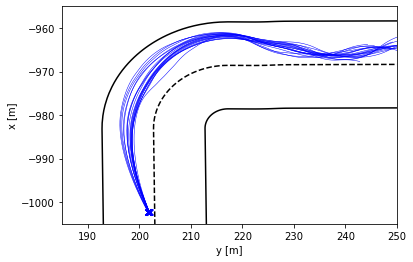

Source code (Python):
import os
import numpy as np
import matplotlib.pyplot as plt


# Plot trajectories
log_dir = 'data_trained/'
files   = os.listdir(log_dir)
files.sort()

for f in files:

    data = np.load(log_dir+f)    

    x = data['position'][1,:] # * 3 - 25
    y = data['position'][0,:] # + 1080
    plt.plot(x, y, color='blue', lw=0.5, zorder=10)
    plt.scatter(x[0], y[0], color='blue', marker='x')

# Road
road_info = np.load('spawn_points.npz')
c_line    = road_info['center']
x =  c_line[:,1]
y =  c_line[:,0]
plt.plot(x, y, 'k--', zorder=-1)

boundary  = road_info['left']
x =  boundary[:,1]
y =  boundary[:,0]
plt.plot(x, y, 'k-')

boundary  = road_info['right']
x =  boundary[:,1]
y =  boundary[:,0]
plt.plot(x, y, 'k-')

plt.xlim([185,250])
plt.ylim([-1005,-955])

plt.xlabel('y [m]')
plt.ylabel('x [m]')

plt.savefig('trajectories_mapC.png', bbox_inches="tight")